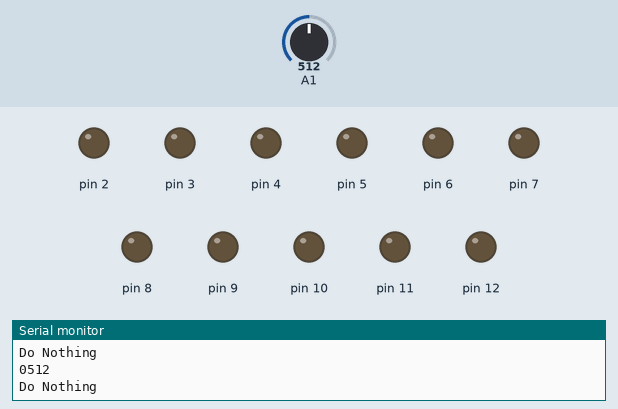
A sketch run on a simulated Arduino Uno, built with avr-gcc and run on an emulated ATmega328P. Shown: output pins drawn as LEDs (lit = HIGH), the last lines printed to the serial monitor. The test bench sets the inputs (shaded band); at power-on: A1 = 512. Pins used as bus, display or sensor lines are not drawn.

Above: at 3.5 s.
3.6 s: A1 set to 943
7.4 s: A1 set to 968
At 9.1 s:
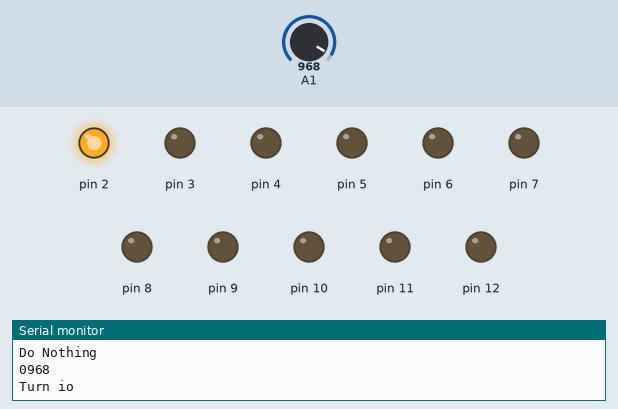
At 9.5 s:
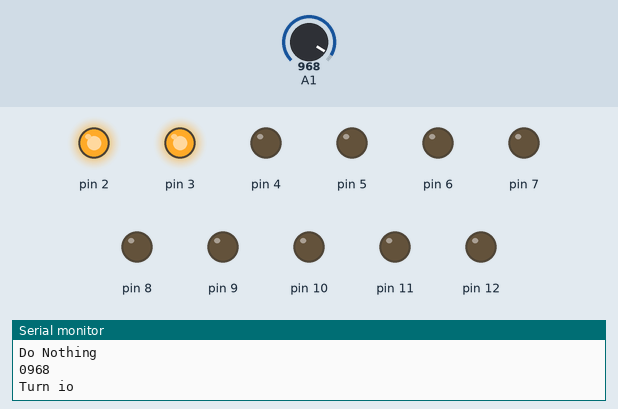
11.6 s: A1 set to 950
At 13.6 s:
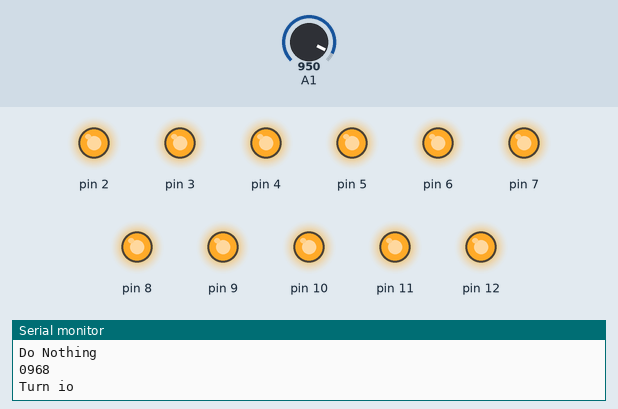
Timing chart, 0 to 17.3 s (numbered marks = the images above; inputs shaded):
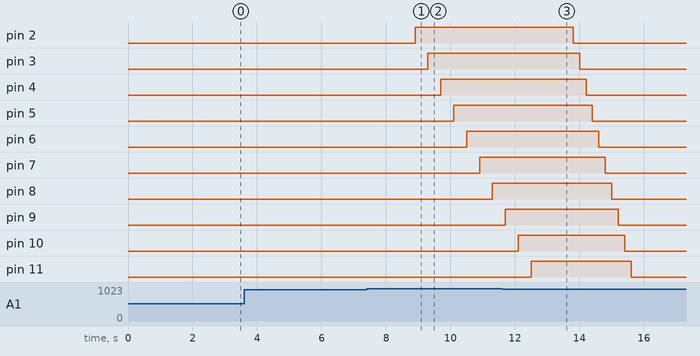

The sketch:

homeControl.ino
```cpp
short _pinStatus[] = {-88, -88, 0, 0, 0, 0, 0,
                      0, 0, 0, 0, 0, 0, -1};

void setPinMode(int pin, int pinStatus){
  if(pinStatus == -1){
    pinMode(pin,INPUT);
    _pinStatus[pin] = pinStatus;
    attachInterrupt(digitalPinToInterrupt(pin), changedInput, CHANGE);
    return;
  }
  if(pinStatus < 2){
    pinMode(pin,OUTPUT);
    setPinLevel(pin, pinStatus);
  }
}

int readPinLevel(int pin){
  return digitalRead(pin);
}

void changedInput(){
  for(int i = 0; i< 14; i++){
    if(_pinStatus[i] == 2){
      int value = digitalRead(i);
      sendDigitalValue(i,value);
    }
  }
  for(int i = 4; i < 12; i++){
    setPinLevel(i,1);
    delay(1000);
  }
  for(int i = 4; i < 12; i++){
    setPinLevel(i,0);
    delay(1000);
  }
}

void readAnalogPin(short pin){
  int value = analogRead(pin);
  sendAnalogValue(pin, value);
}

void sendAnalogValue(short pin, int value){
  sendValue(B10111, pin,value);
}

void sendStatus(short pin){
  sendValue(B10100, pin, _pinStatus[pin]);
}

void sendDigitalValue( short pin, int value){
  sendValue(B10101, pin,value);
}
void sendValue(byte x, short pin,int value){
  char msg[] = {x+32, char(pin+48), char(value+48), '\n'};
  Serial.write(msg);
}


void setPinLevel(int pin, int pinStatus){
  if(pinStatus == 0){
    digitalWrite(pin, LOW);
    _pinStatus[pin] = pinStatus;
  }
  if(pinStatus == 1){
    digitalWrite(pin, HIGH);
    _pinStatus[pin] = pinStatus;
  }
}

void setup() {
 Serial.begin(9600);

 for(int i = 0; i< 14; i++){
  setPinMode(i,_pinStatus[i]);
 }

 Serial.write("Setup Complete");
}
void serialInt(int value){
  int c = value%1000;
  value /= 1000;
  Serial.write(value + 48);
  value = c;
  c = value%100;
  value /= 100;
  Serial.write(value + 48);
  value = c;
  value /= 10;
  c = c%10;
  Serial.write(value+48);
  Serial.write(c+48);
}

void loop() {
  // put your main code here, to run repeatedly:

  //changedInput();

  /*for(int i=0; i< 6; i++){
    readAnalogPin(i);
    delay(250);
  }
  delay(5000);
  for(int i=0; i< 14; i++){
    sendStatus(i);
  }*/
  //readAnalogPin(1);
  int i= analogRead(1);
  serialInt(i);
  Serial.write('\n');
  if(i > 960){
    Serial.print("Turn io \n");
    for(int i = 0; i< 13; i++){
      setPinLevel(i,1);
      delay(400);
    }
  } else {
    Serial.write("Do Nothing\n");
  }


  delay(100);
  for(int i = 0; i< 13; i++){
    setPinLevel(i,0);
    delay(200 );
  }


}
```

Measured:
- the behaviour switches between 960 and 961 on A1 (found by bisection; images 0 and 1)
- after the input at 7.4 s, pin 2: LOW → HIGH after 1.5 s; pin 3: LOW → HIGH after 1.9 s; pin 4: LOW → HIGH after 2.3 s; pin 5: LOW → HIGH after 2.7 s; pin 6: LOW → HIGH after 3.1 s
- after the input at 11.6 s, pin 2: goes on until 13.8 s, then stays LOW; pin 3: goes on until 14.0 s, then stays LOW; pin 4: goes on until 14.2 s, then stays LOW; pin 5: goes on until 14.4 s, then stays LOW; pin 6: goes on until 14.6 s, then stays LOW
